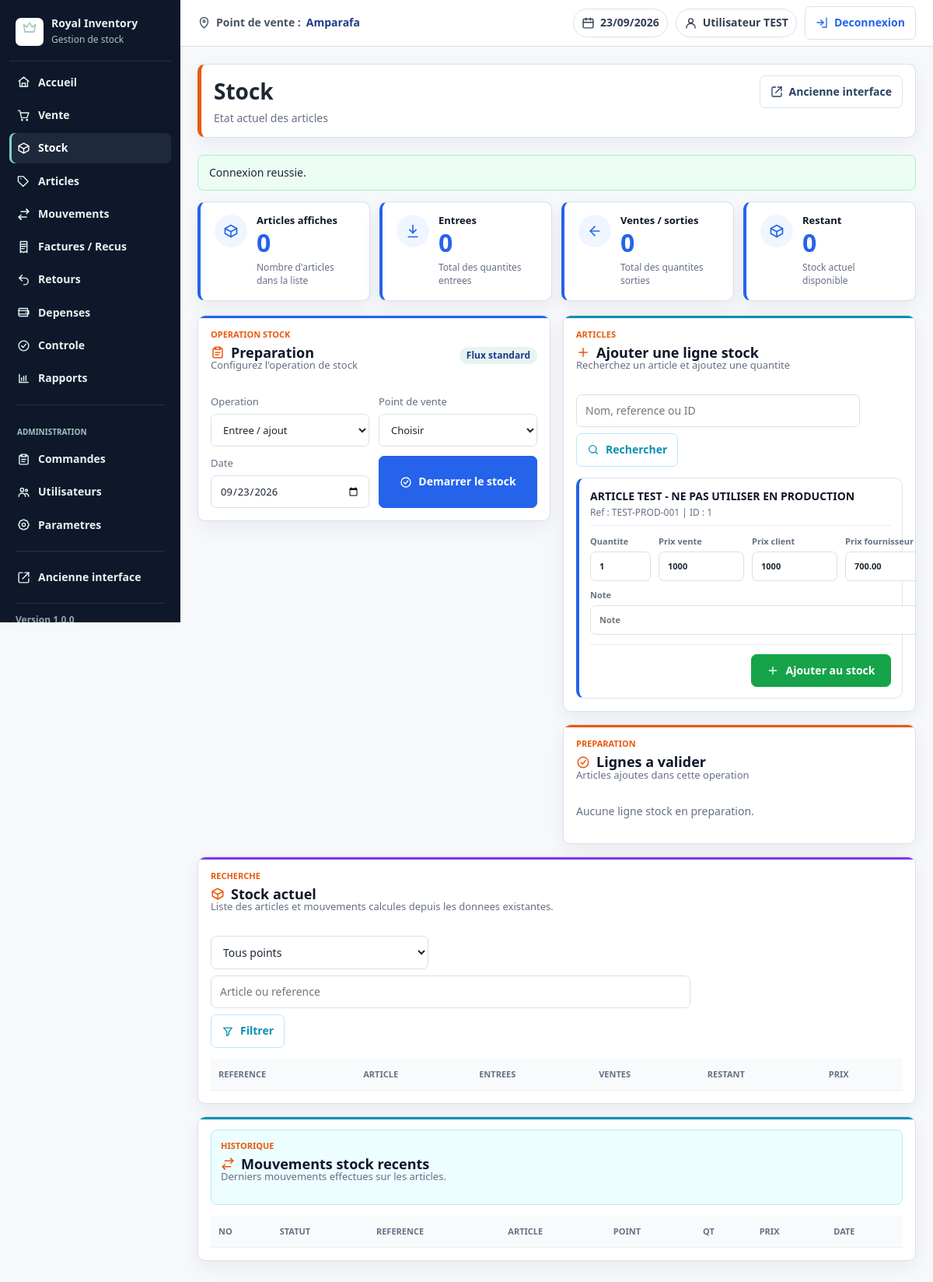
Page /nouveau_site/index.php?page=stock (signed in) on the committed database.
### tables this page shows
CREATE TABLE IF NOT EXISTS `user` (
  `Id_User` INT NOT NULL AUTO_INCREMENT,
  `Full_Name` VARCHAR(150) NOT NULL DEFAULT '',
  `Initials` VARCHAR(30) NOT NULL DEFAULT '',
  `Current_Name` VARCHAR(150) NOT NULL DEFAULT '',
  `User_Name` VARCHAR(80) NOT NULL,
  `Departement` VARCHAR(100) NOT NULL DEFAULT '',
  `Sex` VARCHAR(30) NOT NULL DEFAULT '',
  `Password` VARCHAR(255) NOT NULL DEFAULT '',
  `Permission` CHAR(1) NOT NULL DEFAULT 'N',
  `Note` TEXT NULL,
  `img_path` VARCHAR(255) NOT NULL DEFAULT '',
  `point_de_vente` VARCHAR(100) NOT NULL DEFAULT '',
  `numero_commande` INT NOT NULL DEFAULT 0,
  `description_date` VARCHAR(150) NOT NULL DEFAULT '',
  `stock_client_name` VARCHAR(100) NOT NULL DEFAULT '',
  `stock_numero_commande` INT NOT NULL DEFAULT 0,
  `stock_description_date` VARCHAR(150) NOT NULL DEFAULT '',
  `point_de_vente_vente_calc` VARCHAR(100) NOT NULL DEFAULT '',
  `numero_vente_calc` INT NOT NULL DEFAULT 0,
  `description_date_vente_calc` VARCHAR(150) NOT NULL DEFAULT '',
  `created_at` TIMESTAMP NOT NULL DEFAULT CURRENT_TIMESTAMP,
  PRIMARY KEY (`Id_User`),
  UNIQUE KEY `uq_user_name` (`User_Name`)
);

CREATE TABLE IF NOT EXISTS `produit` (
  `id_x` INT NOT NULL AUTO_INCREMENT,
  `id_cat` INT NOT NULL DEFAULT 0,
  `id_unite` INT NOT NULL DEFAULT 1,
  `nom_x` VARCHAR(255) NOT NULL,
  `prix_de_vente` DECIMAL(15,2) NOT NULL DEFAULT 0,
  `prix_fournisseur` DECIMAL(15,2) NOT NULL DEFAULT 0,
  `benefice` DECIMAL(15,2) NOT NULL DEFAULT 0,
  `reference_x` VARCHAR(100) NOT NULL,
  `note_x` TEXT NULL,
  `user_x` VARCHAR(80) NOT NULL DEFAULT '',
  `user` VARCHAR(80) NOT NULL DEFAULT '',
  `img_path_x` VARCHAR(255) NOT NULL DEFAULT '',
  `pu_aparafa` DECIMAL(15,2) NOT NULL DEFAULT 0,
  `pu_ambato_tantely` DECIMAL(15,2) NOT NULL DEFAULT 0,
  `pu_soalazaina` DECIMAL(15,2) NOT NULL DEFAULT 0,
  `note_prix` VARCHAR(80) NOT NULL DEFAULT '',
  `note_prix_amparafa` VARCHAR(80) NOT NULL DEFAULT '',
  `note_prix_tantely` VARCHAR(80) NOT NULL DEFAULT '',
  `note_prix_soalazaina` VARCHAR(80) NOT NULL DEFAULT '',
  `difference_prix` DECIMAL(15,2) NOT NULL DEFAULT 0,
  `difference_prix_amparafa` DECIMAL(15,2) NOT NULL DEFAULT 0,
  `difference_prix_tantely` DECIMAL(15,2) NOT NULL DEFAULT 0,
  `difference_prix_soalazaina` DECIMAL(15,2) NOT NULL DEFAULT 0,
  `stock_id` INT NOT NULL DEFAULT 0,
  `date_time_x` TIMESTAMP NOT NULL DEFAULT CURRENT_TIMESTAMP,
  PRIMARY KEY (`id_x`),
  UNIQUE KEY `uq_produit_reference` (`reference_x`),
  KEY `idx_produit_nom` (`nom_x`)
);

### nouveau_site/pages/stock.php (the view, shortened to what the rows shown need)
<?php
$q = trim((string) ($_GET['q'] ?? ''));
$shop = trim((string) ($_GET['shop'] ?? ''));
$productQ = trim((string) ($_GET['product_q'] ?? ''));
$operation = ($_GET['operation'] ?? 'in') === 'out' ? 'out' : 'in';
try {
    $context = $stockService->currentContext($auth->username());
    $products = $repository->products($productQ, 12);
    $stockRows = $stockService->currentStock($q, $shop);
} catch (Throwable $e) {
    $shops = $prepLines = $products = $stockRows = $recentStock = [];
    $context = null;
    flash('danger', 'Impossible de charger STOCK: ' . $e->getMessage());
}
$totalArticles = count($stockRows);
?>
<section class="stock-summary" aria-label="Resume du stock">
    <div class="stock-card stock-card-articles"><span class="stock-card-icon"><span class="ui-icon ui-icon-package" aria-hidden="true"></span></span><span>Articles affiches</span><strong><?= money($totalArticles) ?></strong><small>Nombre d'articles dans la liste</small></div>
</section>
<div class="stock-workspace">
    <div class="stock-workspace-main">
<section class="panel panel-accent panel-accent-blue">
    <div class="panel-head">
        <div>
            <h2><span class="ui-icon ui-icon-clipboard" aria-hidden="true"></span>Preparation</h2>
        </div>
    </div>
</section>
    </div>
    <div class="stock-workspace-side">
<section class="panel panel-accent panel-accent-teal">
    <div class="panel-head">
        <div>
            <h2><span class="ui-icon ui-icon-plus" aria-hidden="true"></span>Ajouter une ligne stock</h2>
        </div>
    </div>
    <div class="cards-list">
        <?php foreach ($products as $product): ?>
            <?php $defaultPrice = (float) ($product['prix_de_vente'] ?? 0); ?>
            <form method="post" action="<?= e(url('actions/stock.php')) ?>" class="item-row stock-item-row product-result-card <?= $operation === 'in' ? 'product-result-card--stock-entry' : 'product-result-card--stock-exit' ?>">
                <div class="product-result-card__identity">
                    <strong><?= e($product['nom_x']) ?></strong>
                    <span>Ref : <?= e($product['reference_x']) ?> | ID : <?= e($product['id_x']) ?></span>
                </div>
                <div class="product-result-card__fields product-result-card__fields--stock">
                    <label class="item-field item-field-qty">Quantite
                        <input name="qt" type="number" min="0.01" step="any" value="1" required>
                    </label>
                    <label class="item-field item-field-price">Prix vente
                        <input name="prix_de_vente" type="number" step="any" value="<?= e($defaultPrice) ?>">
                    </label>
                    <?php if ($operation === 'in'): ?>
                        <label class="item-field item-field-price">Prix client
                            <input name="prix_client" type="number" step="any" value="<?= e($defaultPrice) ?>">
                        </label>
                    <?php endif; ?>
                    <label class="item-field item-field-price">Prix fournisseur
                        <input name="prix_fournisseur" type="number" step="any" value="<?= e($product['prix_fournisseur'] ?? 0) ?>">
                    </label>
                    <label class="item-field item-field-note">Note
                        <input name="note_stock" placeholder="Note">
                    </label>
                </div>
                <div class="product-result-card__actions">
                    <button class="button button-primary"><span class="ui-icon ui-icon-plus" aria-hidden="true"></span><?= $operation === 'in' ? 'Ajouter au stock' : 'Retirer du stock' ?></button>
                </div>
            </form>
        <?php endforeach; ?>
    </div>
</section>
<section class="panel panel-accent panel-accent-orange">
    <div class="panel-head">
        <div>
            <h2><span class="ui-icon ui-icon-check-circle" aria-hidden="true"></span>Lignes a valider</h2>
        </div>
    </div>
</section>
    </div>
</div>
<section class="panel panel-accent panel-accent-purple">
    <div class="panel-head">
        <div>
            <h2><span class="ui-icon ui-icon-package" aria-hidden="true"></span>Stock actuel</h2>
        </div>
    </div>
    <div class="table-wrap responsive-table">
        <table>
            <thead><tr><th>Reference</th><th>Article</th><th>Entrees</th><th>Ventes</th><th>Restant</th><th>Prix</th></tr></thead>
        </table>
    </div>
</section>
<section class="panel panel-accent panel-accent-history stock-history-panel">
    <div class="panel-head">
        <div>
            <h2><span class="ui-icon ui-icon-move" aria-hidden="true"></span>Mouvements stock recents</h2>
        </div>
    </div>
    <div class="table-wrap responsive-table">
        <table>
            <thead><tr><th>No</th><th>Statut</th><th>Reference</th><th>Article</th><th>Point</th><th>QT</th><th>Prix</th><th>Date</th></tr></thead>
        </table>
    </div>
</section>

### nouveau_site/partials/header.php (shortened to what the rows shown need)
<?php
$currentContext = null;
try {
    if ($auth->check()) {
        $currentContext = $salesService->currentContext($auth->username());
    }
} catch (Throwable $e) {
    $currentContext = null;
}
?>
<!doctype html>
<html lang="fr">
<head>
    <link rel="stylesheet" href="public/assets/css/app.css">
</head>
<body class="page-<?= e($page) ?>">
<div class="app-shell">
    <header class="topbar">
        <?php if (!empty($currentContext['point_de_vente'])): ?>
            <div class="topbar-context"><span class="ui-icon ui-icon-pin" aria-hidden="true"></span>Point de vente : <strong><?= e($currentContext['point_de_vente']) ?></strong></div>
        <?php endif; ?>
    </header>
    <main class="content">
        <div class="page-head">
            <div>
                <h1><?= e($pageTitle) ?></h1>
            </div>
        </div>

### rows in the picture
user: point_de_vente "Amparafa", stock_numero_commande "0"
produit: nom_x "ARTICLE TEST - NE PAS UTILISER EN PRODUCTION", reference_x "TEST-PROD-001", id_x "1", prix_de_vente "1000", prix_client "1000", prix_fournisseur "700.00"

### other values in the picture
$user['full_name'] ?: $user['username'] "Utilisateur TEST"
$label "Accueil"
$label "Vente"
$label "Stock"
$label "Articles"
$label "Mouvements"
$label "Factures / Recus"
$label "Retours"
$label "Depenses"
$label "Controle"
$label "Rapports"
$label "Commandes"
$label "Utilisateurs"
$label "Parametres"
$label "Ancienne interface"
